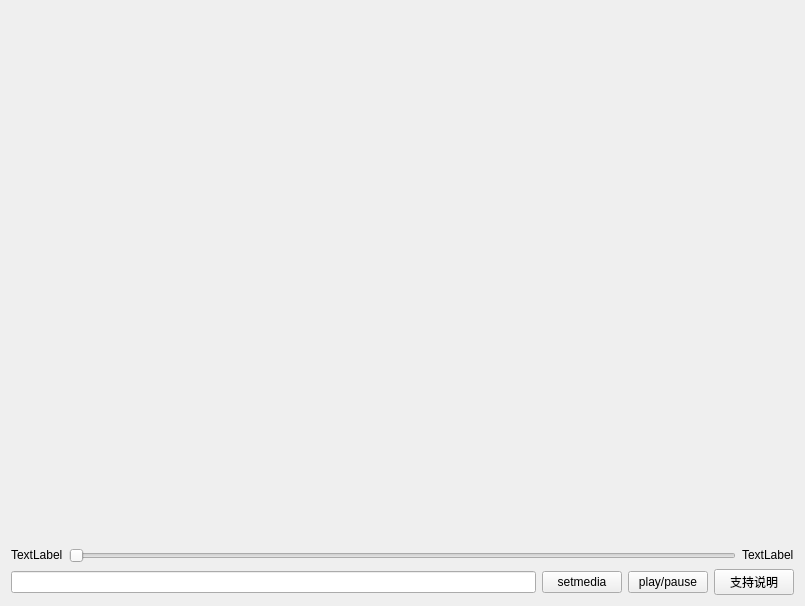
<?xml version="1.0" encoding="UTF-8"?>
<ui version="4.0">
 <class>TESTClass</class>
 <widget class="QMainWindow" name="TESTClass">
  <property name="geometry">
   <rect>
    <x>0</x>
    <y>0</y>
    <width>805</width>
    <height>606</height>
   </rect>
  </property>
  <property name="windowTitle">
   <string>TEST</string>
  </property>
  <widget class="QWidget" name="centralWidget">
   <layout class="QVBoxLayout" name="verticalLayout">
    <item>
     <widget class="QLabel" name="lab_video">
      <property name="sizePolicy">
       <sizepolicy hsizetype="Expanding" vsizetype="Expanding">
        <horstretch>0</horstretch>
        <verstretch>0</verstretch>
       </sizepolicy>
      </property>
      <property name="text">
       <string/>
      </property>
     </widget>
    </item>
    <item>
     <layout class="QHBoxLayout" name="horizontalLayout">
      <item>
       <widget class="QLabel" name="lab_cur">
        <property name="sizePolicy">
         <sizepolicy hsizetype="Fixed" vsizetype="Fixed">
          <horstretch>0</horstretch>
          <verstretch>0</verstretch>
         </sizepolicy>
        </property>
        <property name="text">
         <string>TextLabel</string>
        </property>
       </widget>
      </item>
      <item>
       <widget class="DerSlider" name="slider_media">
        <property name="orientation">
         <enum>Qt::Horizontal</enum>
        </property>
       </widget>
      </item>
      <item>
       <widget class="QLabel" name="lab_dur">
        <property name="sizePolicy">
         <sizepolicy hsizetype="Fixed" vsizetype="Fixed">
          <horstretch>0</horstretch>
          <verstretch>0</verstretch>
         </sizepolicy>
        </property>
        <property name="text">
         <string>TextLabel</string>
        </property>
       </widget>
      </item>
     </layout>
    </item>
    <item>
     <layout class="QHBoxLayout" name="horizontalLayout_2">
      <item>
       <widget class="QLineEdit" name="le_media_url">
        <property name="inputMask">
         <string notr="true"/>
        </property>
        <property name="text">
         <string notr="true"/>
        </property>
        <property name="maxLength">
         <number>32767</number>
        </property>
        <property name="cursorPosition">
         <number>0</number>
        </property>
       </widget>
      </item>
      <item>
       <widget class="QPushButton" name="btn_open">
        <property name="text">
         <string>setmedia</string>
        </property>
       </widget>
      </item>
      <item>
       <widget class="QPushButton" name="btn_play">
        <property name="text">
         <string>play/pause</string>
        </property>
       </widget>
      </item>
      <item>
       <widget class="QPushButton" name="btn_support">
        <property name="text">
         <string>支持说明</string>
        </property>
       </widget>
      </item>
     </layout>
    </item>
   </layout>
  </widget>
 </widget>
 <layoutdefault spacing="6" margin="11"/>
 <customwidgets>
  <customwidget>
   <class>DerSlider</class>
   <extends>QSlider</extends>
   <header>DerSlider.h</header>
  </customwidget>
 </customwidgets>
 <resources>
  <include location="TEST.qrc"/>
 </resources>
 <connections/>
</ui>
